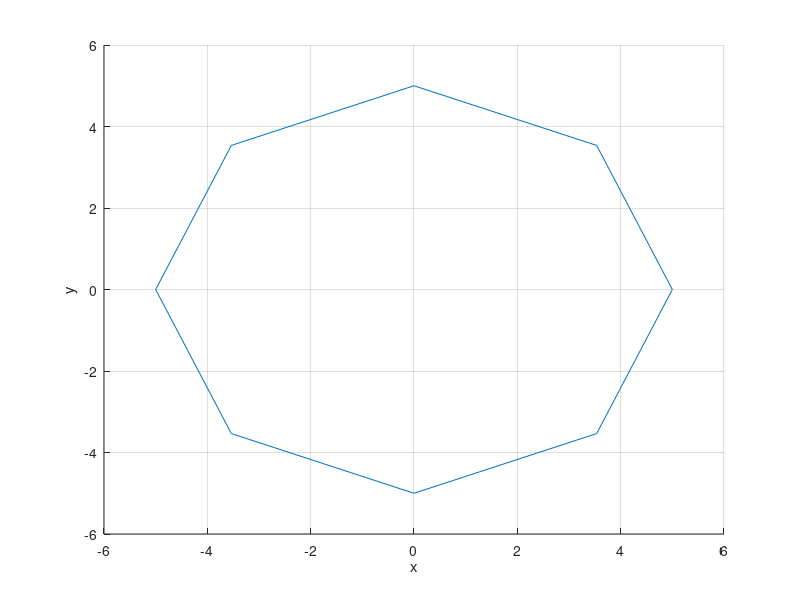

Reproduce this figure in MATLAB. (Note: this script raises an error after producing the figure.)
%script for creating the tentacles of the octopus

%functions in a hw directory are needed for this 
addpath('../HW5/')

clear all; 
close all;
clc;
%get the start points of the circle 
figure();
hold on; 
xlabel('x');
ylabel('y');
zlabel('z');
grid on;

body_radius = 5;
angles = linspace(0,360,9);

norm_vecs = [cosd(angles(:)) sind(angles(:)) 0*angles(:)];

centers = norm_vecs.*body_radius;

plot3(centers(:,1),centers(:,2),centers(:,3));
%path of the first arm (first two points must align with normal vector out
%of the body circle

CPs = [centers(1,:); centers(1,:)+norm_vecs(1,:); centers(1,:)+2*norm_vecs(1,:); 11 0 -4; 15 0 -15; 19 0 -10];
k = 3;
t = [ 0 0 0 0.2 0.3 1 1 1];


for i = 2:3
    if ( i == 3)
        [arm_cage, bod_conn_pnts] = arm( CPs, t, k, false, true, angles(i));   
    else
        arm( CPs, t, k, false, true, angles(i));   
    end
end


%Body CPs

CPs = [ 0 0 17; 1 0 17; 2 0 17; 7 0 12; 3 0 5; 2.592 0 1.278];

p = 3;

tu = [ 0 0 0 0.3 0.6 1 1 1];

centers = CPs; 
centers(:,1) = 0*centers(:,1);

radii = CPs(:,1);

for i = 1:6
    CP_array(:,i,:) = gen_circle_cps(radii(i),centers(i,:),[0 0 1]);
end

[a b c] = size(CP_array);
CP_arrayW=zeros(a,b,c);
for i = 1:a
    for j = 1:b
        CP_arrayW(i,j,1:c-1) = squeeze(CP_array(i,j,1:c-1))*CP_array(i,j,c);
        CP_arrayW(i,j,c) = CP_array(i,j,c);
    end
end


q = 2;
circle_knots = [ 0 0 1/4 1/4 1/2 1/2 3/4 3/4 1 1 ];
ints = 20;

for i = 1:ints
    for j = 1:81 
        u = (i-1)/(ints-1);
        v = (j-1)/(81-1);
      surface(i,j,:) = surf_de_Boor(CP_arrayW,p,q,tu,circle_knots,u,v);
      surface(i,j,:) = surface(i,j,:)./surface(i,j,end);  %remove weights
    end
end

surf(surface(:,:,1),surface(:,:,2),surface(:,:,3),gradient(surface(:,:,3)))



%create rotation matrix 
R = [ cosd(-45) -sind(-45) 0; sind(-45) cosd(-45) 0; 0 0 1];

%now create a triangular patch to close the body 

top_edge_points = squeeze(surface(end,1:11,1:3));


right_edge_points = horzcat(bod_conn_pnts(end,16:21,1:3),bod_conn_pnts(end,1:5,1:3));

[a b c] = size(right_edge_points); 
for i = 1:a 
    for j = 1:b 
        right_edge_points(i,j,:) = R*squeeze(right_edge_points(i,j,:));
    end
end

right_edge_points = squeeze(right_edge_points); 
left_edge_points = squeeze(horzcat(bod_conn_pnts(end, 7:11, 1:3),bod_conn_pnts(end,11:16,1:3)));
left_edge_points = flipud(left_edge_points);
%create a matrix for these values 

tri_mat = zeros(11,11,3);

tri_mat(1,:,:) = top_edge_points;
tri_mat(2:end,1,:) = left_edge_points(2:end,:);

for i = 2:10
    
    j_start = 2;
    j_end = 12-i;
    tri_mat(i,j_end,:) = right_edge_points(i,:);
    
    for j = j_start:j_end-1
            coeff = (j-j_start+1)/(j_end-j_start+1);
            tri_mat(i,j,:) = (tri_mat(i,j_end,:)-tri_mat(i,1,:))*coeff + tri_mat(i,1,:); 
            
    end
end

%triangle indices 
for i = 2:10
    for j = 2:12-i
       % tri(i-1+j-1,:) = 
    end
end


for i = 2:11
    for j = 13-i:11
        
        tri_mat(i,j,:) = [NaN NaN NaN];
        
    end
end

surf(tri_mat(:,:,1),tri_mat(:,:,2),tri_mat(:,:,3))
